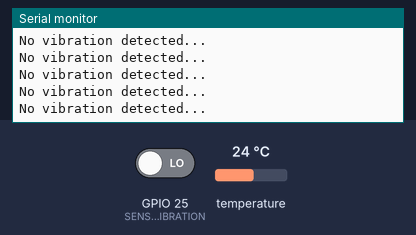
The program below on a simulated ESP32. Shown: the last lines printed to the serial monitor. Inputs (shaded band) come from the test bench; at power-on: GPIO 25 (SENSOR_PIN_VIBRATION) LOW, temperature 24 °C. WiFi joins after 1.5 s; servers stay silent unless stated; no MQTT or app messages arrive unless stated.

Above: at 2.7 s.
2.8 s: GPIO 25 (SENSOR_PIN_VIBRATION) driven HIGH
At 3.3 s:
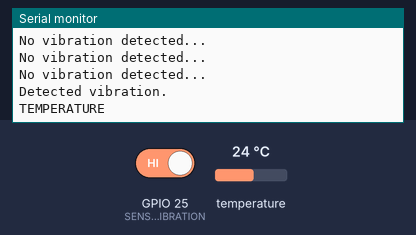
4.3 s: temperature set to 12 °C
At 5.3 s:
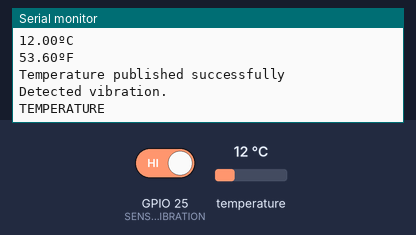
5.8 s: temperature set to 19 °C
Timing chart, 0 to 8.8 s (numbered marks = the images above; inputs shaded):
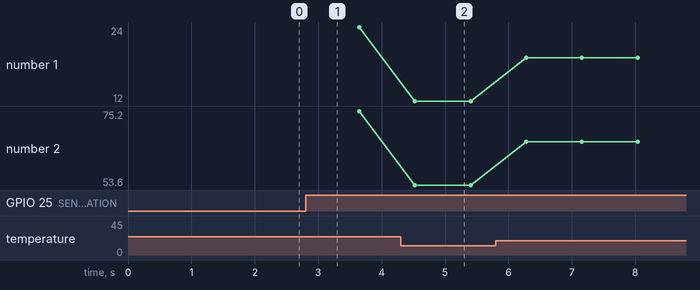

Measured:
- after the input at 2.8 s, the serial monitor: prints a new line after 0.07 s (image 1)
- after the input at 4.3 s, the serial monitor: prints a new line after 0.23 s (image 2)
- plotted number 1: 24 → 12 after the input at 4.3 s, 12 → 19 after the input at 5.8 s
- plotted number 2: 75.2 → 53.6 after the input at 4.3 s, 53.6 → 66.2 after the input at 5.8 s

The program:

main.cpp
```cpp
#include <Arduino.h>
// for wifi
#include <WiFi.h>
#include <WiFiClientSecure.h>
// for mqtt
#include <PubSubClient.h>
// for temperature
#include <OneWire.h>
#include <DallasTemperature.h>

#define WIFI_SSID "Ian" // name of wifi network to connect to
#define WIFI_PASSWORD "Ian's super secret password" // wifi network password

#define MQTT_SERVER "d56f5dde05f8433485c6294bdda269b9.s1.eu.hivemq.cloud"
#define MQTT_PORT 8883 // use 8883 for TLS
#define MQTT_USER "esp32"
#define MQTT_PASSWORD "MaximoDemo2025"

const char* root_ca = \
"-----BEGIN CERTIFICATE-----\n" \
"MIIDrzCCApegAwIBAgIQCDvgVpBCRrGhdWrJWZHHSjANBgkqhkiG9w0BAQUFADBh\n" \
"MQswCQYDVQQGEwJVUzEVMBMGA1UEChMMRGlnaUNlcnQgSW5jMRkwFwYDVQQLExB3\n" \
"d3cuZGlnaWNlcnQuY29tMSAwHgYDVQQDExdEaWdpQ2VydCBHbG9iYWwgUm9vdCBD\n" \
"QTAeFw0wNjExMTAwMDAwMDBaFw0zMTExMTAwMDAwMDBaMGExCzAJBgNVBAYTAlVT\n" \
"MRUwEwYDVQQKEwxEaWdpQ2VydCBJbmMxGTAXBgNVBAsTEHd3dy5kaWdpY2VydC5j\n" \
"b20xIDAeBgNVBAMTF0RpZ2lDZXJ0IEdsb2JhbCBSb290IENBMIIBIjANBgkqhkiG\n" \
"9w0BAQEFAAOCAQ8AMIIBCgKCAQEA4jvhEXLeqKTTo1eqUKKPC3eQyaKl7hLOllsB\n" \
"CSDMAZOnTjC3U/dDxGkAV53ijSLdhwZAAIEJzs4bg7/fzTtxRuLWZscFs3YnFo97\n" \
"nh6Vfe63SKMI2tavegw5BmV/Sl0fvBf4q77uKNd0f3p4mVmFaG5cIzJLv07A6Fpt\n" \
"43C/dxC//AH2hdmoRBBYMql1GNXRor5H4idq9Joz+EkIYIvUX7Q6hL+hqkpMfT7P\n" \
"T19sdl6gSzeRntwi5m3OFBqOasv+zbMUZBfHWymeMr/y7vrTC0LUq7dBMtoM1O/4\n" \
"gdW7jVg/tRvoSSiicNoxBN33shbyTApOB6jtSj1etX+jkMOvJwIDAQABo2MwYTAO\n" \
"BgNVHQ8BAf8EBAMCAYYwDwYDVR0TAQH/BAUwAwEB/zAdBgNVHQ4EFgQUA95QNVbR\n" \
"TLtm8KPiGxvDl7I90VUwHwYDVR0jBBgwFoAUA95QNVbRTLtm8KPiGxvDl7I90VUw\n" \
"DQYJKoZIhvcNAQEFBQADggEBAMucN6pIExIK+t1EnE9SsPTfrgT1eXkIoyQY/Esr\n" \
"hMAtudXH/vTBH1jLuG2cenTnmCmrEbXjcKChzUyImZOMkXDiqw8cvpOp/2PV5Adg\n" \
"06O/nVsJ8dWO41P0jmP6P6fbtGbfYmbW0W5BjfIttep3Sp+dWOIrWcBAI+0tKIJF\n" \
"PnlUkiaY4IBIqDfv8NZ5YBberOgOzW6sRBc4L0na4UU+Krk2U886UAb3LujEV0ls\n" \
"YSEY1QSteDwsOoBrp+uvFRTp2InBuThs4pFsiv9kuXclVzDAGySj4dzp30d8tbQk\n" \
"CAUw7C29C79Fv1C5qfPrmAESrciIxpg0X40KPMbp1ZWVbd4=\n" \
"-----END CERTIFICATE-----\n";

// GPIO for Vibration sensor
const int SENSOR_PIN_VIBRATION = 25;
// GPIO for DS18B20 Temperature Sensor
const int SENSOR_PIN_TEMPERATURE = 4;

WiFiClientSecure wifiClient;
PubSubClient mqttClient(wifiClient);

// Setup a oneWire instance to communicate with any OneWire devices (temperature)
OneWire oneWire(SENSOR_PIN_TEMPERATURE);
// Pass our oneWire reference to Dallas Temperature sensor
DallasTemperature sensors(&oneWire);

void connectToWifi() {
  /**
   * @brief   Connects to WiFi network using WiFiMulti
   * @return  bool: true if connected to WiFi, false otherwise
   */
  WiFi.begin(WIFI_SSID, WIFI_PASSWORD);
  while (WiFi.status() != WL_CONNECTED) {
    delay(500);
    Serial.print(".");
  }
  Serial.println("WiFi Connected");
}

void connectToMQTT() {
  /**
   * @brief   Connects to MQTT broker
   * @details This function will block until a connection is established
   */
  while(!mqttClient.connected()) {
    Serial.println("Attempting MQTT Connection...");
    if (mqttClient.connect("ESP32Client", MQTT_USER, MQTT_PASSWORD)) {
      Serial.println("Connected to MQTT broker");
    } else {
      Serial.print("MQTT Failed, rc=");
      Serial.println(mqttClient.state());
      delay(5000);
    }
  }
}

bool sensorReadVibration() {
  /**
   * @brief   Reads vibration detection reading from SW-420
   * @return  bool: true if vibration is detected
   */
  if (digitalRead(SENSOR_PIN_VIBRATION)) {    // Check if there is any vibration detected by the sensor
    Serial.println("Detected vibration.");
    return true;
  } else {
    Serial.println("No vibration detected...");
    return false;
  }
}

float sensorReadTemperature() {
  /**
   * @brief   Reads temperature from DS18B20
   */
  Serial.println("TEMPERATURE");
  sensors.requestTemperatures();
  float temperatureC = sensors.getTempCByIndex(0);
  float temperatureF = sensors.getTempFByIndex(0);
  Serial.print(temperatureC);
  Serial.println("ºC");
  Serial.print(temperatureF);
  Serial.println("ºF");
  Serial.println();

  return temperatureC;
}

void mqttPublishTemperature(float tempC) {
  if (mqttClient.publish("esp32/temperature", String(tempC).c_str())) {
    Serial.println("Temperature published successfully");
  } else {
    Serial.println("Failed to publish temperature");
  }
}

// For testing
void scanNetworks() {
  /**
   * @brief   Scans for available WiFi networks
   */
  int n = WiFi.scanNetworks();
  Serial.println("Found networks:");
  for (int i = 0; i < n; i++) {
    Serial.print(WiFi.SSID(i));
    Serial.print(" (Channel ");
    Serial.print(WiFi.channel(i));
    Serial.println(")");
  }
}

void setup() {
  Serial.begin(921600);                       // Start serial communication at 9600 baud rate
  pinMode(SENSOR_PIN_VIBRATION, INPUT);       // Set the vibrationSensorPin as an input pin
  WiFi.setSleep(false);                       // disable wifi sleep mode

  wifiClient.setInsecure();

  Serial.setDebugOutput(true);                // Enable ESP32 WiFi debug logs

  // Blocking: code will not proceed until WiFi is connected to
  connectToWifi();

  // Initialize MQTT
  mqttClient.setServer(MQTT_SERVER, MQTT_PORT);

  // Start the DS18B20 sensor
  sensors.begin();
}

void loop() {
  // maintain MQTT connection
  if (!mqttClient.connected()) {
    connectToMQTT();
  }
  mqttClient.loop();

  // Current functionality: takes temperature every time it detects a vibration
  if (sensorReadVibration()) mqttPublishTemperature(sensorReadTemperature());

  // Add a delay to avoid flooding the serial monitor
  delay(100);
}
```
